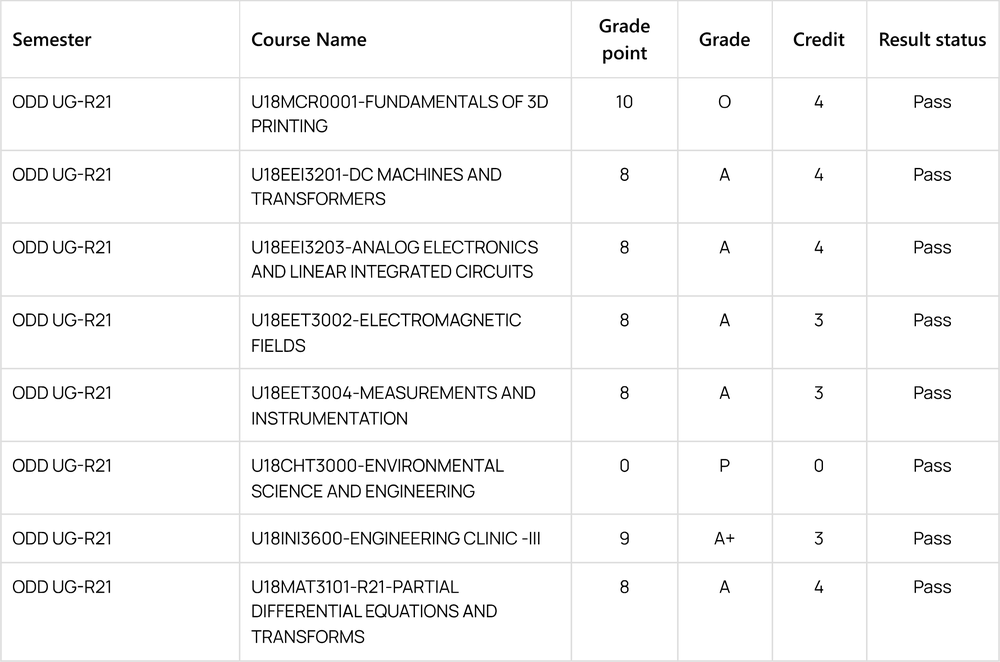
#> input picture table_region.png, 1000 x 662 px, shrunk from 2321 x 1537 before the run
$ python preprocess_ocr.py
#> lines starting #> are read from the running program, lines starting #| are printed output that depends on the picture; after the words box and inside, x2 and y2 are one past the last pixel; in counts of white or black regions, pixels touching at a corner belong together
import cv2
import numpy as np
import matplotlib.pyplot as plt
file = "table_region.png"
table_image_contour = cv2.imread(file, 0)
#> table_image_contour is the input picture: shape (662, 1000); min 0, max 255, mean 246
table_image = cv2.imread(file)
ret, thresh_value = cv2.threshold(table_image_contour, 180, 255, cv2.THRESH_BINARY_INV)
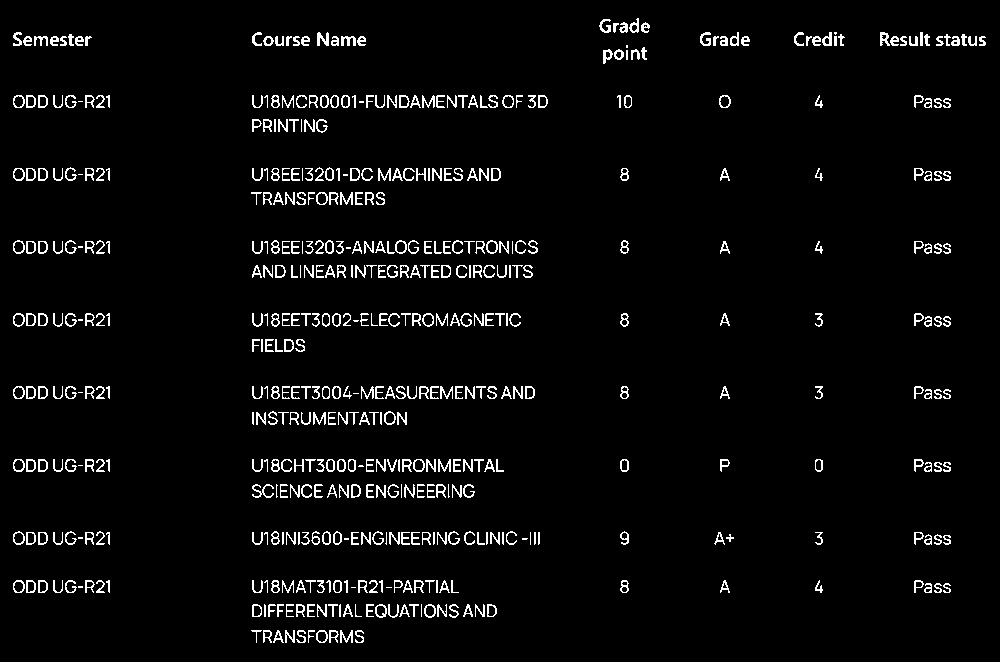
#> thresh_value: shape (662, 1000); 3.9% white in thin lines or dots
kernel = np.ones((5,5),np.uint8)
dilated_value = cv2.dilate(thresh_value,kernel,iterations = 1)
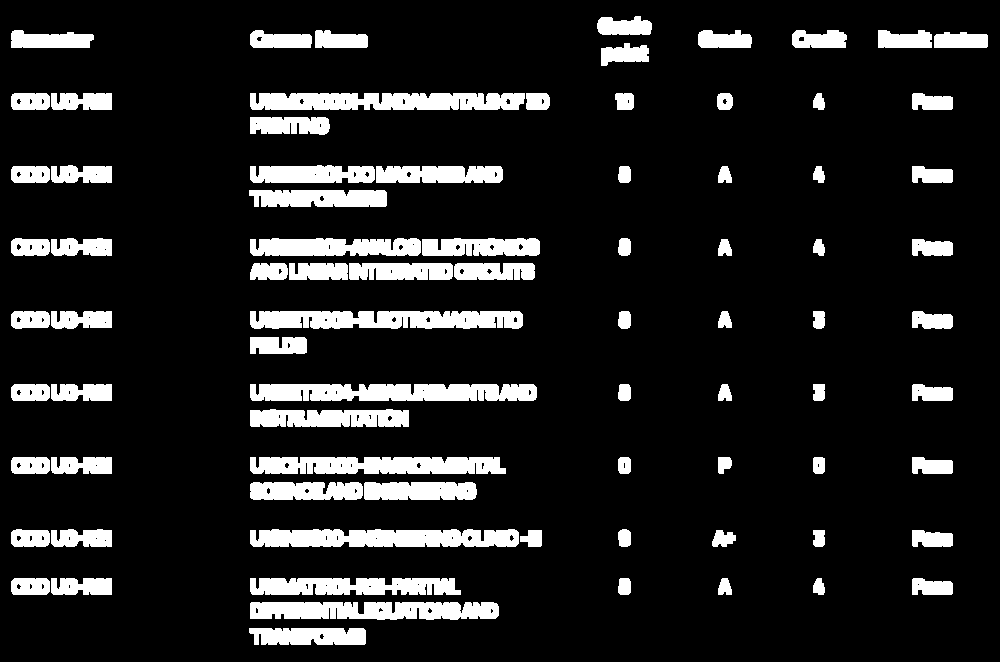
#> dilated_value: shape (662, 1000); 12.7% white; 81 white regions
contours, hierarchy = cv2.findContours(
dilated_value, cv2.RETR_TREE, cv2.CHAIN_APPROX_SIMPLE)
#> contours = 206 contours, 105 with area under 20; largest, box (x1, y1, x2, y2) and area: (250, 384, 537, 401) 4112, (250, 529, 519, 547) 4028, (250, 311, 523, 329) 3986, (250, 93, 525, 110) 3940, (250, 457, 506, 474) 3670
for cnt in contours:
    x, y, w, h = cv2.boundingRect(cnt)
    # bounding the images
    #if y < 2000:
    table_image = cv2.rectangle(table_image, (x, y), (x + w, y + h), (0, 0, 255), 1)
#> this loop made 206 passes
#> (x, y, w, h) on passes 1 to 3: (249, 628, 117, 17), (319, 633, 6, 7), (250, 602, 249, 18)
#> pass 1, `table_image = cv2.rectangle(table_image, (x, y), (x + w, y + h), (0, 0..`:
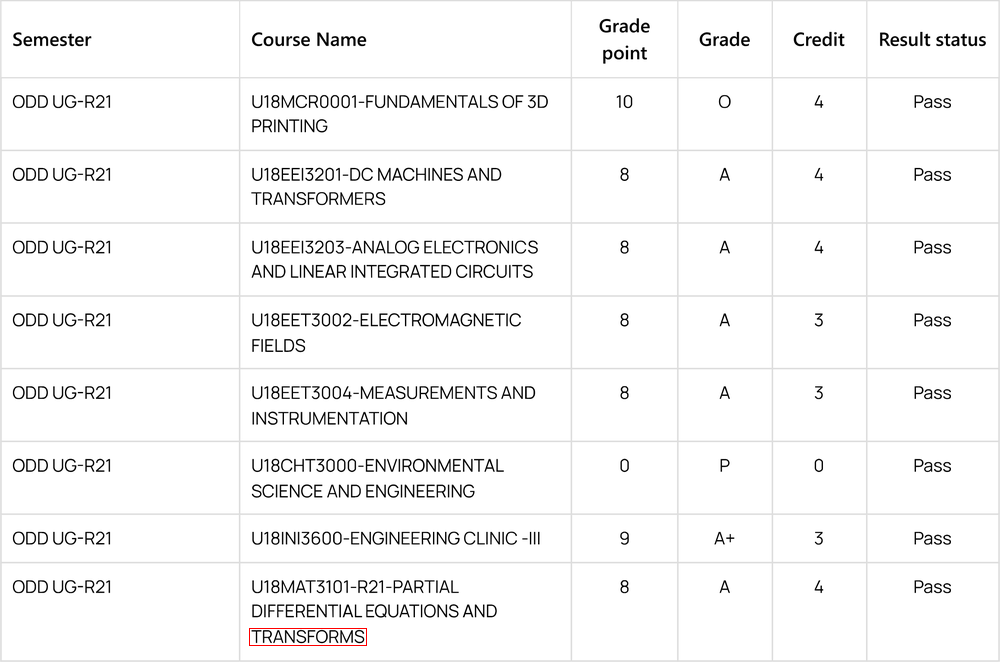
#> table_image: shape (662, 1000, 3); 0.04% of pixels changed, all inside (x1, y1, x2, y2) = (249, 628, 367, 646)
#> pass 3, `table_image = cv2.rectangle(table_image, (x, y), (x + w, y + h), (0, 0..`:
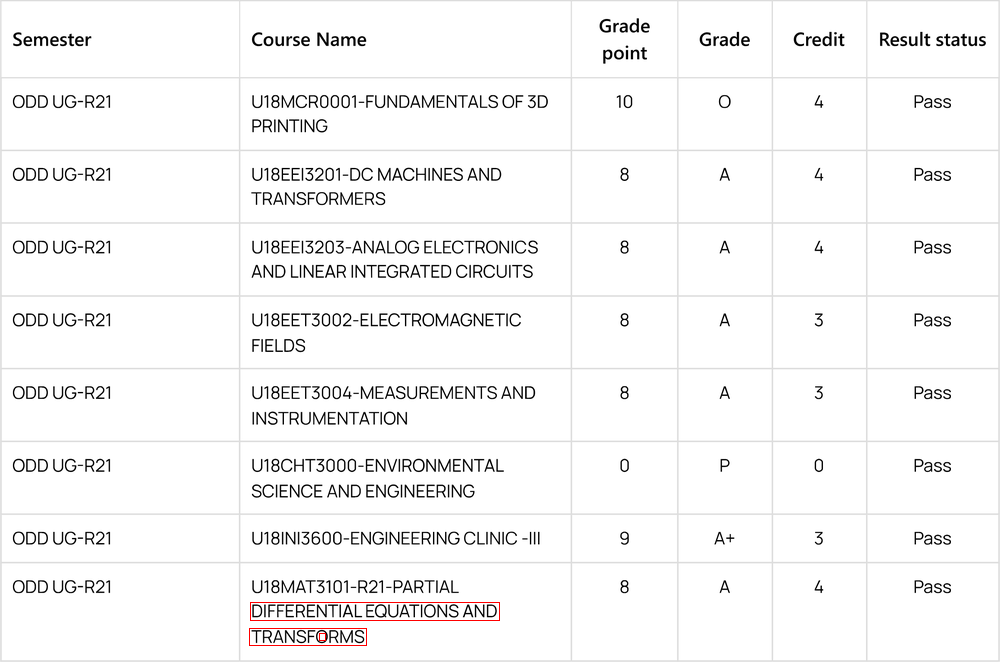
#> table_image: shape (662, 1000, 3); mean B, G, R 245.7, 245.7, 246
#> after the loop:
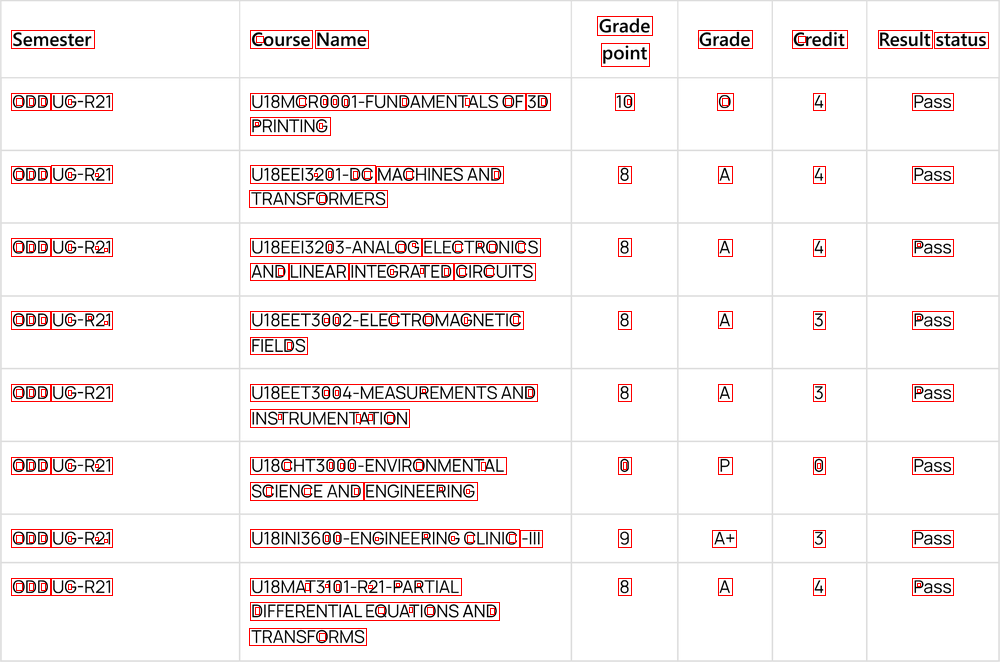
#> table_image: shape (662, 1000, 3); 2.32% of pixels changed, all inside (x1, y1, x2, y2) = (11, 16, 989, 615)
plt.imshow(table_image)
plt.show()
cv2.namedWindow('detectable', cv2.WINDOW_NORMAL)
